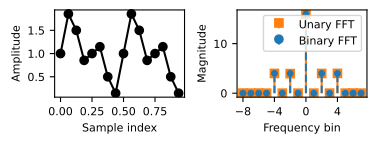

Python code for this plot:
import torch
import os
import numpy as np
import matplotlib.pyplot as plt

plt.rcParams.update({'font.size': 8})

x = torch.tensor([
    1.0000, 1.85355339, 1.5000, 0.85355339,
    1.0000, 1.14644661, 0.5000, 0.14644661,
    1.0000, 1.85355339, 1.5000, 0.85355339,
    1.0000, 1.14644661, 0.5000, 0.14644661
])

# Measured with butterfly_spike over four radix-2 stages: bipolar sobol streams,
# timestep 4096, adder scale 2, input scaled by 1/2 and the output by 2 * 2**4.
unary_real = torch.tensor([
    15.9844, 0.0000, -0.0156, 0.0000,
    -0.0156, 0.0000, -0.0156, 0.0000,
    -0.0156, 0.0000, -0.0156, 0.0000,
    0.0000, 0.0000, 0.0000, 0.0000
])
unary_imag = torch.tensor([
    -0.0312, 0.0000, -3.9844, 0.0000,
    -4.0000, 0.0000, 0.0156, 0.0000,
    0.0000, 0.0000, -0.0156, 0.0000,
    3.9844, 0.0000, 3.9531, 0.0000
])

torch_real = torch.tensor([
    16.0, 0.0, 0.0, 0.0,
    0.0, 0.0, 0.0, 0.0,
    0.0, 0.0, 0.0, 0.0,
    0.0, 0.0, 0.0, 0.0
])
torch_imag = torch.tensor([
    0.0, 0.0, -4.0, 0.0,
    -4.0, 0.0, 0.0, 0.0,
    0.0, 0.0, 0.0, 0.0,
    4.0, 0.0, 4.0, 0.0
])

# Both spectra are in natural bin order; the sort below only moves the negative
# frequencies ahead of the positive ones for plotting.
n = 16
duration = 1  # seconds

freqs = np.fft.fftfreq(n, d=1/n)
sorted_indices = np.argsort(freqs)
freqs_plot = freqs[sorted_indices]

unary_real = unary_real[sorted_indices]
unary_imag = unary_imag[sorted_indices]
torch_real = torch_real[sorted_indices]
torch_imag = torch_imag[sorted_indices]

unary_mag = torch.sqrt(unary_real**2 + unary_imag**2)
torch_mag = torch.sqrt(torch_real**2 + torch_imag**2)

plt.figure(figsize=(3.833, 1.5))

plt.subplot(1, 2, 1)
t = np.linspace(0, duration, int(n * duration), endpoint=False)
plt.plot(t, x.tolist(), 'k-o')
plt.xticks(t[::4])
plt.xlabel('Sample index')
plt.ylabel('Amplitude')

plt.subplot(1, 2, 2)
unary_stem = plt.stem(freqs_plot, unary_mag.tolist(), linefmt='C1-', markerfmt='C1s', basefmt=' ', label='Unary FFT')
binary_stem = plt.stem(freqs_plot, torch_mag.tolist(), linefmt='C0--', markerfmt='C0o', basefmt=' ', label='Binary FFT')
plt.xlabel('Frequency bin')
plt.ylabel('Magnitude')
plt.xticks(freqs_plot[::4])
plt.legend(loc='best', fontsize=8)

binary_stem.markerline.set_markersize(4)
unary_stem.markerline.set_markersize(6)

script_dir = os.path.dirname(os.path.abspath(__file__))
save_path = os.path.join(script_dir, 'fft_comparison.pdf')
plt.tight_layout()
plt.savefig(save_path, dpi=300, bbox_inches='tight')
